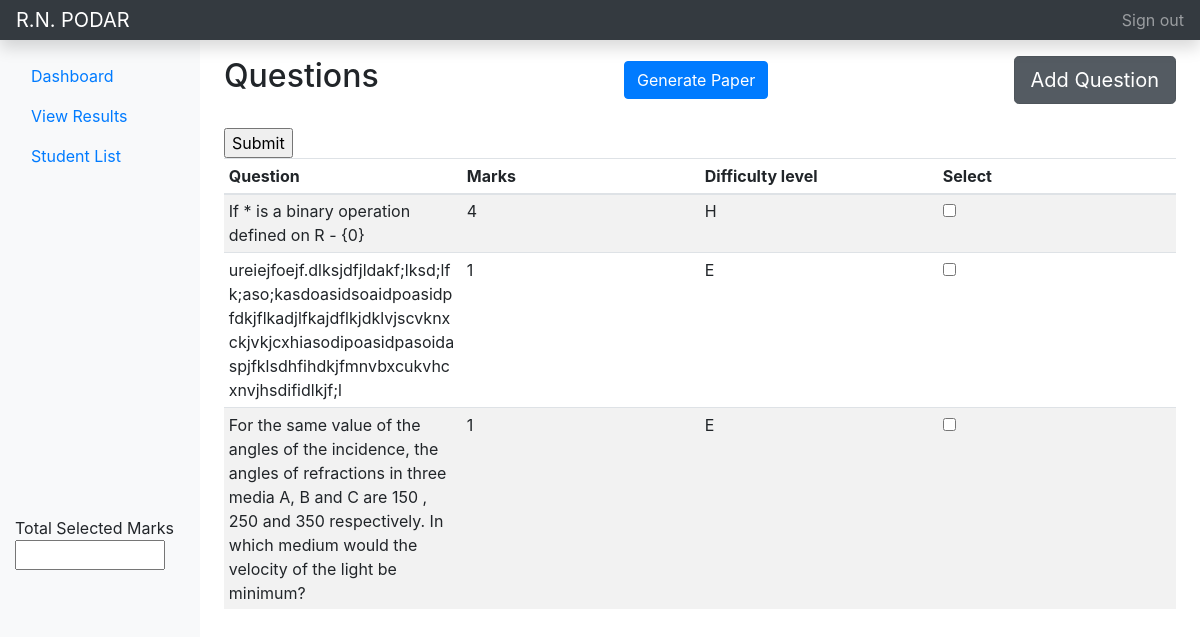
The app's page /paper/, older data.
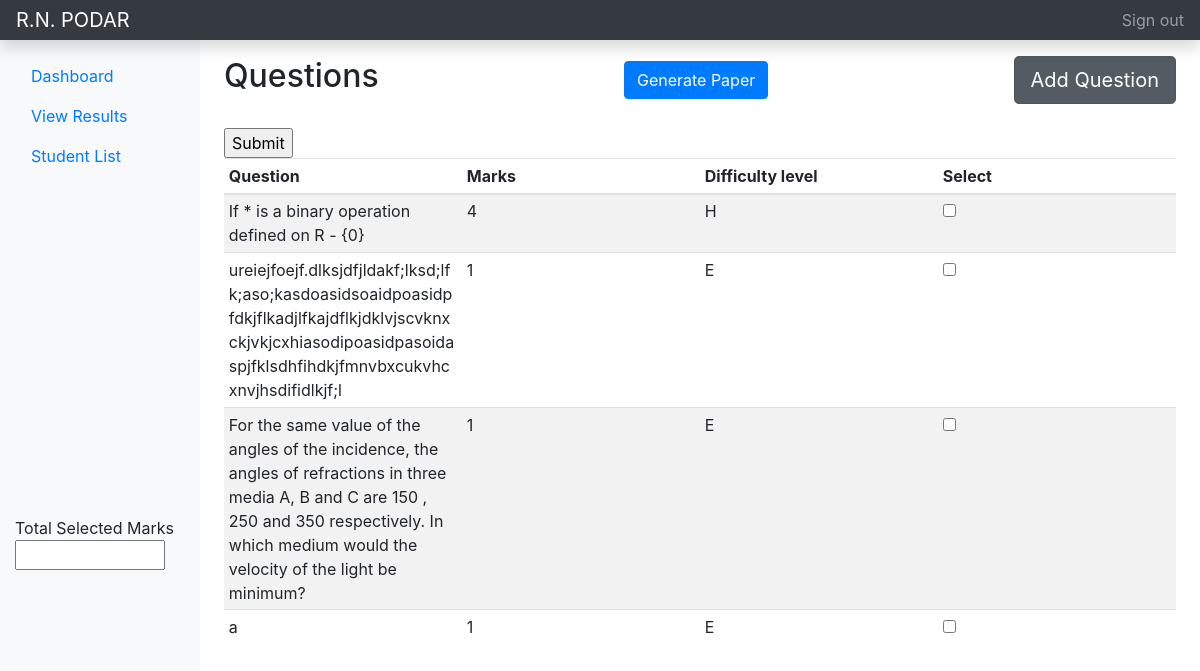
The same page, newer data.
### Generator/models.py (models this page shows)
class Mathematics(models.Model):
    question_text = models.CharField(max_length=200)
    answer = models.CharField(max_length=1)
    marks = models.IntegerField(default=0)
    difficulty_level = models.CharField(max_length=1,blank=True)

### Generator/views.py (the view)
# urls.py: path('', views.index, name='index'),
def index(request):
    try:
        question_list = Mathematics.objects.order_by('id')[0:5]
    except Mathematics.DoesNotExist:
        raise Http404("Question does not exist")
    template = loader.get_template('pages/activity.html')
    return render(request, 'pages/activity.html', {'question': question_list})

### Generator/templates/pages/activity.html (shortened to what this page needs)
<!doctype html>
<html lang="en">
<head>
  <link href="https://stackpath.bootstrapcdn.com/bootstrap/4.5.2/css/bootstrap.min.css" rel="stylesheet">
</head>
<body>
  <nav class="navbar navbar-dark sticky-top bg-dark flex-md-nowrap p-0 shadow">
    <a class="navbar-brand col-md-3 col-lg-2 mr-0 px-3" href="#">R.N. PODAR</a>
    <ul class="navbar-nav px-3">
      <li class="nav-item text-nowrap">
        <a class="nav-link" href="#">Sign out</a>
      </li>
    </ul>
  </nav>
  <div class="container-fluid">
    <div class="row">
      <nav id="nav" class="col-md-3 col-lg-2 d-md-block bg-light sidebar collapse">
        <div class="sidebar-sticky pt-3">
          <ul class="nav flex-column">
            <li class="nav-item">
              <a class="nav-link active" href="#">
                Dashboard <span class="sr-only">(current)</span>
              </a>
            </li>
            <li class="nav-item">
              <a class="nav-link" href="#">
                View Results
              </a>
            </li>
            <li class="nav-item">
              <a class="nav-link" href="#">
                Student List
              </a>
            </li>
          </ul>
          <div style="margin-top: 200%;">
            Total Selected Marks
            <input type="text" id="total" name="total" value="" style="width:150px">
          </div>
        </div>
      </nav>
      <main role="main" class="col-md-9 ml-sm-auto col-lg-10 px-md-4">
        <div class="d-flex justify-content-between flex-wrap flex-md-nowrap align-items-center pt-3 pb-2 mb-3">
          <h1 class="h2">Questions</h1>
          <a class="btn btn-primary" href="activity.html" role="button">Generate Paper</a>
          <a href="http://127.0.0.1:8000/admin/Generator/mathematics/" class="btn btn-secondary btn-lg active"
            role="button" aria-pressed="true">Add Question</a>
        </div>
        <div class="table-responsive">
          <table class="table table-striped table-sm">
            <thead>
              <tr>
                <th>Question</th>
                <th>Marks</th>
                <th>Difficulty level</th>
                <th>Select</th>
              </tr>
            </thead>
            <tbody>
              <form name='form1'  action="#"  method="post">
                {% for q in question %}
                <tr>
                  <td>{{q.question_text}}</td>
                  <td>{{q.marks}}</td>
                  <td>{{q.difficulty_level}}</td>
                  <td><input type="checkbox" name="question"  value="{{q.question_text}}"></td>
                </tr>
                {% endfor %}
                <input type="submit" value="Submit" onClick="printChecked()" value="Print selected values" />
            </form>
            </tbody>
          </table>
        </div>
      </main>
    </div>
  </div>
</body>
</html>

Row changes from the older to the newer data that the page shows:
added Mathematics: question_text "a", marks "1", difficulty_level "E"
